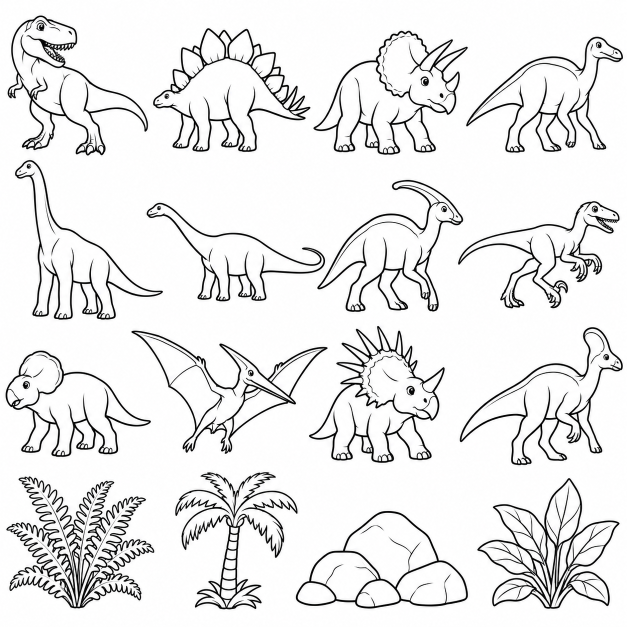
#> input picture art/generated/dino-coloring-shapes.png, 1254 x 1254 px (shown at 1/2 size)
$ python dino_art.py ../art/generated/coloring-stencils/ankylosaurus.png
#> lines starting #> are read from the running program, lines starting #| are printed output that depends on the picture; after the words box and inside, x2 and y2 are one past the last pixel; in counts of white or black regions, pixels touching at a corner belong together
#!/usr/bin/env python3
"""Trace the generated coloring sheets into Dino Colors' vector artwork.

Usage: python3 tools/dino_art.py   (needs libpotrace, as in Inkscape's tracer)

Each dinosaur becomes art/paint/dinoN.svg: a white body path holding its
whole silhouette, under the black ink path of its lines, so a placed
dinosaur covers the scenery behind it. Each scene becomes
art/paint/sceneN.svg, black lines on white paper at 960 by 720. The SVGs
are the only source for every size tools/paint_pages.py makes.
"""
from collections import deque
from functools import cache
import ctypes
import json
from pathlib import Path
import sys

import numpy
from PIL import Image, ImageDraw, ImageFilter

ROOT = Path(__file__).resolve().parents[1]
OUT = ROOT / 'art/paint'
SCENE_SIZE = (960, 720)
# Tracing at a few times the sheet's pixels keeps curves smooth.
DINO_UPSCALE = 3
SCENE_UPSCALE = 2

# Preserve the palm outline joins when the original scenery is traced again.
PALM_OUTLINES = {
    1: [
        '0,0 385,0 385,120 345,247 245,291 0,215',
        '720,0 960,0 960,245 848,245 770,200 720,145',
        '132,89 167,88 98,440 38,453',
        '891,80 925,80 960,321 960,366 922,332',
        '265,268 321,268 321,341 265,341',
        '330,288 389,288 389,371 330,371',
        '710,311 777,311 777,426 710,426',
        '777,229 921,229 921,394 777,394',
    ],
    5: [
        '0,0 360,0 360,181 276,275 146,178 0,225',
        '125,96 174,96 78,473 15,467',
    ],
}
# Remaining narrow breaks are at small palm trunk/leaf joins. Reinforce only
# these joins, preserving the white interiors of the other tiny fronds.
PALM_JOINS = {1: [(269, 316, 8), (371, 348, 10), (843, 284, 8), (857, 283, 12)]}


def palm_outlines(index):
    if index not in PALM_OUTLINES:
        return ''
    polygons = ''.join(f'<polygon points="{points}"/>' for points in PALM_OUTLINES[index])
    return (
        '<!-- Reinforce palm outlines and narrow joins for reliable bucket fills. -->\n'
        '<defs><clipPath id="palm-outlines">' + polygons + '</clipPath></defs>\n'
        '<use xmlns:xlink="http://www.w3.org/1999/xlink" xlink:href="#ink" '
        'clip-path="url(#palm-outlines)" fill="#000" stroke="#000" stroke-width="1.6" '
        'stroke-linejoin="round" stroke-linecap="round"/>\n'
        + ('<defs><clipPath id="palm-joins">' + ''.join(
            f'<circle cx="{x}" cy="{y}" r="{radius}"/>'
            for x, y, radius in PALM_JOINS[index]) + '</clipPath></defs>\n'
           '<use xmlns:xlink="http://www.w3.org/1999/xlink" xlink:href="#ink" '
           'clip-path="url(#palm-joins)" fill="#000" stroke="#000" stroke-width="4" '
           'stroke-linejoin="round" stroke-linecap="round"/>\n' if index in PALM_JOINS else '')
    )

WORD = ctypes.c_ulong
WORD_BITS = ctypes.sizeof(WORD) * 8


class Progress(ctypes.Structure):
    _fields_ = [('callback', ctypes.c_void_p), ('data', ctypes.c_void_p),
                ('min', ctypes.c_double), ('max', ctypes.c_double), ('epsilon', ctypes.c_double)]


class Param(ctypes.Structure):
    _fields_ = [('turdsize', ctypes.c_int), ('turnpolicy', ctypes.c_int), ('alphamax', ctypes.c_double),
                ('opticurve', ctypes.c_int), ('opttolerance', ctypes.c_double), ('progress', Progress)]


class Bitmap(ctypes.Structure):
    _fields_ = [('w', ctypes.c_int), ('h', ctypes.c_int), ('dy', ctypes.c_int), ('map', ctypes.POINTER(WORD))]


class Point(ctypes.Structure):
    _fields_ = [('x', ctypes.c_double), ('y', ctypes.c_double)]


class Curve(ctypes.Structure):
    _fields_ = [('n', ctypes.c_int), ('tag', ctypes.POINTER(ctypes.c_int)), ('c', ctypes.POINTER(Point * 3))]


class Path_(ctypes.Structure):
    pass


Path_._fields_ = [('area', ctypes.c_int), ('sign', ctypes.c_int), ('curve', Curve),
                  ('next', ctypes.POINTER(Path_)), ('childlist', ctypes.POINTER(Path_)),
                  ('sibling', ctypes.POINTER(Path_)), ('priv', ctypes.c_void_p)]


class State(ctypes.Structure):
    _fields_ = [('status', ctypes.c_int), ('plist', ctypes.POINTER(Path_)), ('priv', ctypes.c_void_p)]


POTRACE_CURVETO = 1


@cache
def _potrace():
    # Catalog validation and art fixtures do not trace images. Load the
    # optional native tracer only when artwork is actually regenerated.
    library = ctypes.CDLL('libpotrace.so.0')
    library.potrace_param_default.restype = ctypes.POINTER(Param)
    library.potrace_trace.restype = ctypes.POINTER(State)
    library.potrace_trace.argtypes = [ctypes.POINTER(Param), ctypes.POINTER(Bitmap)]
    return library


def trace(mask, scale_x=1.0, scale_y=1.0):
    """Outline a 1-bit image's set pixels as even-odd SVG path data, y down."""
    potrace = _potrace()
    width, height = mask.size
    dy = (width + WORD_BITS - 1) // WORD_BITS
    rows = numpy.zeros((height, dy * WORD_BITS), dtype=numpy.uint8)
    rows[:, :width] = numpy.asarray(mask.convert('L')) > 0
    # potrace keeps the leftmost pixel in a word's highest bit.
    packed = numpy.packbits(rows, axis=1)
    big = numpy.ascontiguousarray(packed).view(f'>u{WORD_BITS // 8}').reshape(height * dy)
    words = (WORD * (dy * height))(*big.astype(numpy.uint64).tolist())
    bitmap = Bitmap(width, height, dy, words)
    param = potrace.potrace_param_default()
    param.contents.turdsize = 6
    state = potrace.potrace_trace(param, ctypes.byref(bitmap))
    assert state and state.contents.status == 0, 'potrace failed'

    def at(point):
        return f'{point.x * scale_x:.1f} {point.y * scale_y:.1f}'

    data = []
    path = state.contents.plist
    while path:
        curve = path.contents.curve
        data.append('M' + at(curve.c[curve.n - 1][2]))
        for index in range(curve.n):
            segment = curve.c[index]
            if curve.tag[index] == POTRACE_CURVETO:
                data.append(f'C{at(segment[0])} {at(segment[1])} {at(segment[2])}')
            else:
                data.append(f'L{at(segment[1])} {at(segment[2])}')
        data.append('Z')
        path = path.contents.next
    potrace.potrace_state_free(state)
    potrace.potrace_param_free(param)
    return ''.join(data)


def components(image):
    """Connected dark strokes of more than 100 pixels: (size, box, points)."""
    ink = image.convert('L').point(lambda v: 255 if v < 160 else 0)
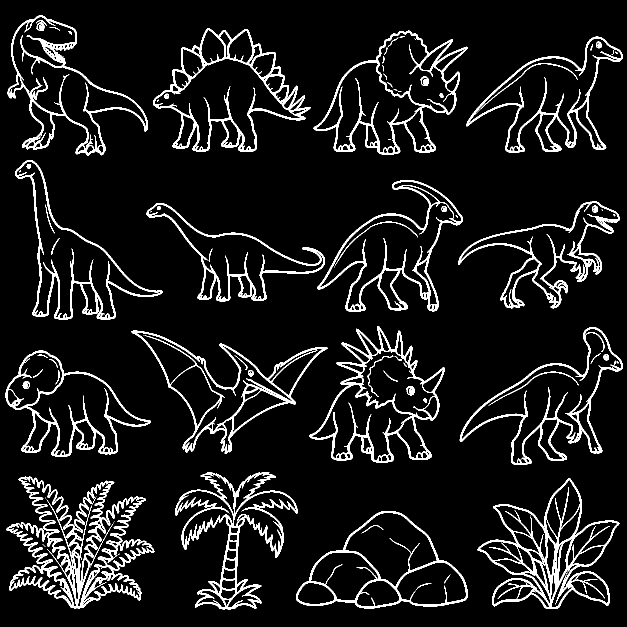
#> ink: PIL image 1254x1254 L (shown at 1/2 size); 8.8% white; 90 white regions (33 under 20 px), largest, box (x1, y1, x2, y2) and area: (13, 953, 309, 1217) 17454, (955, 956, 1239, 1218) 11652, (351, 944, 595, 1219) 10110
    pixels = ink.load()
    width, height = image.size
#> width = 1254; height = 1254
    seen = bytearray(width * height)
    result = []
    for y in range(height):
        for x in range(width):
            if seen[y * width + x] or not pixels[x, y]:
                continue
            seen[y * width + x] = 1
            queue = deque([(x, y)])
            points = []
            while queue:
                xx, yy = queue.popleft()
                points.append((xx, yy))
                for ny in range(max(0, yy - 1), min(height, yy + 2)):
                    for nx in range(max(0, xx - 1), min(width, xx + 2)):
                        if not seen[ny * width + nx] and pixels[nx, ny]:
                            seen[ny * width + nx] = 1
                            queue.append((nx, ny))
            if len(points) > 100:
                box = (min(p[0] for p in points), min(p[1] for p in points),
                       max(p[0] for p in points) + 1, max(p[1] for p in points) + 1)
                result.append((len(points), box, points))
    return result


def silhouette(outline):
    """Everything an outline encloses, outline included."""
    closed = outline.filter(ImageFilter.MaxFilter(7))
    outside = closed.point(lambda v: 0 if v else 255)
    ImageDraw.floodfill(outside, (0, 0), 128)
    body = outside.point(lambda v: 0 if v == 128 else 255)
    # Undo the gap-closing growth so the body ends at the outline's edge.
    return body.filter(ImageFilter.MinFilter(7))


def dinosaur(sheet, component):
    _, (left, top, right, bottom), points = component
    margin = 8
    box = (left - margin, top - margin, right + margin, bottom + margin)
    width, height = (box[2] - box[0]) * DINO_UPSCALE, (box[3] - box[1]) * DINO_UPSCALE
    gray = sheet.crop(box).resize((width, height), Image.Resampling.LANCZOS)
    ink = gray.point(lambda v: 255 if v < 150 else 0)
    outline = Image.new('L', (box[2] - box[0], box[3] - box[1]))
    for x, y in points:
        outline.putpixel((x - box[0], y - box[1]), 255)
    outline = outline.resize((width, height), Image.Resampling.NEAREST)
    # The sheet's single outline, smoothed at the traced size.
    outline = Image.composite(ink, outline, outline.filter(ImageFilter.MaxFilter(5)))
    body = silhouette(outline)
    # Eyes, teeth and inner lines are separate strokes inside the body;
    # strokes of neighboring cells stay outside it.
    lines = Image.composite(ink, Image.new('L', ink.size), body.filter(ImageFilter.MaxFilter(3)))
    return (width, height, trace(body.point(lambda v: 255 if v else 0, mode='1')),
            trace(lines.point(lambda v: 255 if v else 0, mode='1')))


def scene(sheet, index):
    row, column = divmod(index, 2)
    # The sheet draws cell borders up to 9 pixels inside each cell.
    inset = 12
    box = (round(column * sheet.width / 2) + inset, round(row * sheet.height / 3) + inset,
           round((column + 1) * sheet.width / 2) - inset, round((row + 1) * sheet.height / 3) - inset)
    width, height = (box[2] - box[0]) * SCENE_UPSCALE, (box[3] - box[1]) * SCENE_UPSCALE
    gray = sheet.crop(box).resize((width, height), Image.Resampling.LANCZOS)
    ink = gray.point(lambda v: 255 if v < 160 else 0, mode='1')
    # Each landscape fills the whole picture, as the earlier pages did.
    return trace(ink, SCENE_SIZE[0] / width, SCENE_SIZE[1] / height)


def standalone_stencils(indices=None):
    """Trace selected one-based asset IDs, or all standalone stencil sources."""
    manifest = json.loads((ROOT / 'tools/coloring_stencils.json').read_text())
    items = manifest['stencils']
    if indices is not None:
        requested = set(indices)
        unknown = requested - {item['index'] for item in items}
        if unknown:
            raise ValueError(f'Unknown stencil asset IDs: {sorted(unknown)}')
        items = [item for item in items if item['index'] in requested]
    missing = [str(ROOT / 'art/generated/coloring-stencils' / (item['name'] + '.png'))
               for item in items
               if not (ROOT / 'art/generated/coloring-stencils' / (item['name'] + '.png')).is_file()]
    if missing:
        raise FileNotFoundError('Missing stencil PNG inputs:\n' + '\n'.join(missing))
    for item in items:
        index = item['index']
        source = ROOT / 'art/generated/coloring-stencils' / (item['name'] + '.png')
        with Image.open(source) as image:
            rgba = image.convert('RGBA')
            paper = Image.new('RGBA', rgba.size, 'white')
            paper.alpha_composite(rgba)
            ink = paper.convert('L').point(lambda value: 255 if value < 160 else 0)
        bounds = ink.getbbox()
        assert bounds, f'Empty stencil: {source}'
        ink = ink.crop(bounds)
        ink.thumbnail((960, 960), Image.Resampling.LANCZOS)
        margin = 12
        outline = Image.new('L', (ink.width + margin * 2, ink.height + margin * 2))
        outline.paste(ink, (margin, margin))
        body = silhouette(outline)
        width, height = outline.size
        body_path = trace(body.point(lambda value: 255 if value else 0, mode='1'))
        ink_path = trace(outline.point(lambda value: 255 if value >= 128 else 0, mode='1'))
        (OUT / f'dino{index}.svg').write_text(
            f'<svg xmlns="http://www.w3.org/2000/svg" viewBox="0 0 {width} {height}" '
            f'width="{width}" height="{height}">\n'
            f'<path id="body" fill="#fff" fill-rule="evenodd" d="{body_path}"/>\n'
            f'<g id="ink" fill="#000" fill-rule="evenodd">\n'
            f'<path d="{ink_path}"/>\n'
            f'<path d="{body_path}" fill="none" stroke="#000" stroke-width="10" '
            f'stroke-linejoin="round"/>\n</g>\n</svg>\n')
    print(f'Traced {len(items)} individual stencils.')


def main():
    OUT.mkdir(exist_ok=True)
    if '--stencils-only' in sys.argv:
        standalone_stencils()
        return
    sheet = Image.open(ROOT / 'art/generated/dino-coloring-shapes.png').convert('L')
    found = components(sheet)
#> found = 27 items
    for index in range(12):
        row, column = divmod(index, 4)
        candidates = [item for item in found if
                      column * sheet.width / 4 <= (item[1][0] + item[1][2]) / 2 < (column + 1) * sheet.width / 4 and
                      row * sheet.height / 4 <= (item[1][1] + item[1][3]) / 2 < (row + 1) * sheet.height / 4]
        assert candidates, f'Missing complete dinosaur {index + 1}'
        width, height, body, ink = dinosaur(sheet, max(candidates, key=lambda item: item[0]))
        (OUT / f'dino{index + 1}.svg').write_text(
            f'<svg xmlns="http://www.w3.org/2000/svg" viewBox="0 0 {width} {height}" '
            f'width="{width}" height="{height}">\n'
            f'<path id="body" fill="#fff" fill-rule="evenodd" d="{body}"/>\n'
            f'<path id="ink" fill="#000" fill-rule="evenodd" d="{ink}"/>\n</svg>\n')
#> this loop made 12 passes
#> (width, height) on passes 1 to 12: (891, 888), (993, 792), (975, 795), (990, 744), (936, 1005), (1119, 639), (921, 840), (1017, 693), (921, 687), (1224, 789), (861, 870), (1029, 876)
#> pass 1, in dinosaur, `outline = outline.resize((width, height), Image.Resampling.NEAREST)`:
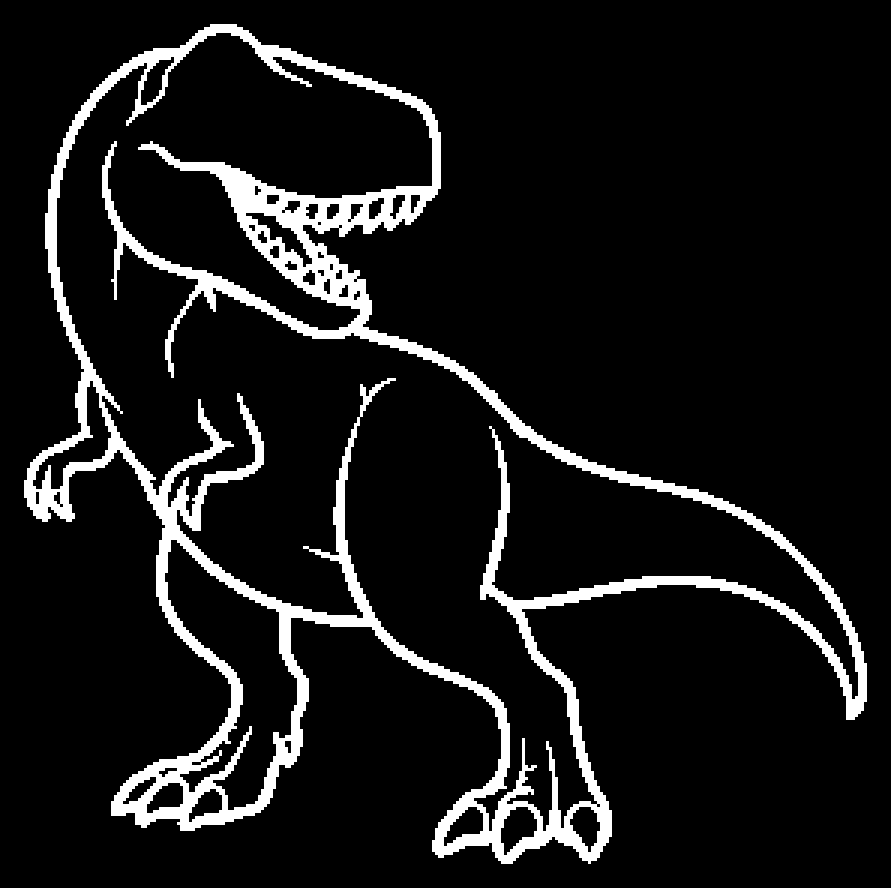
#> outline: PIL image 891x888 L; 9.2% white; 1 white region, box (x1, y1, x2, y2) and area: (24, 24, 867, 864) 72666
    scenery = Image.open(ROOT / 'art/generated/dino-coloring-scenery.png').convert('L')
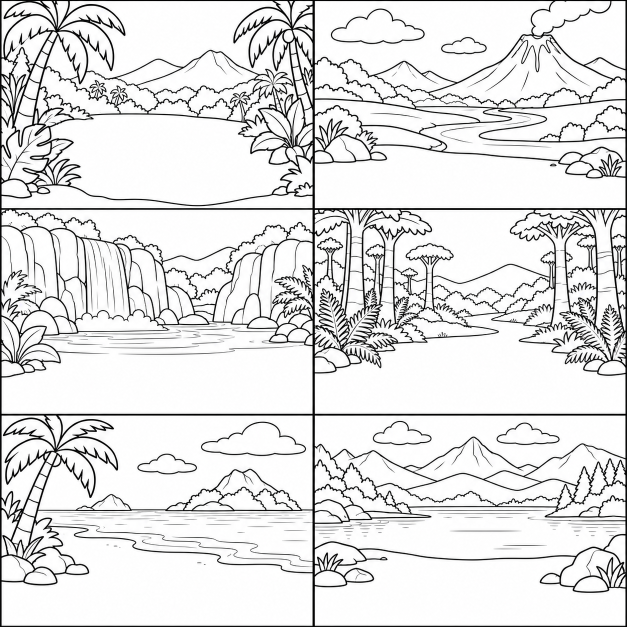
#> input picture art/generated/dino-coloring-scenery.png, 1254 x 1254 px (shown at 1/2 size)
    width, height = SCENE_SIZE
    for index in range(6):
        (OUT / f'scene{index + 1}.svg').write_text(
            f'<svg xmlns="http://www.w3.org/2000/svg" viewBox="0 0 {width} {height}" '
            f'width="{width}" height="{height}">\n'
            f'<rect width="{width}" height="{height}" fill="#fff"/>\n'
            f'<path id="ink" fill="#000" fill-rule="evenodd" d="{scene(scenery, index)}"/>\n'
            + palm_outlines(index + 1) + '</svg>\n')
#> this loop made 6 passes
#> pass 1, in scene, `gray = sheet.crop(box).resize((width, height), Image.Resampling.LANCZOS)`:
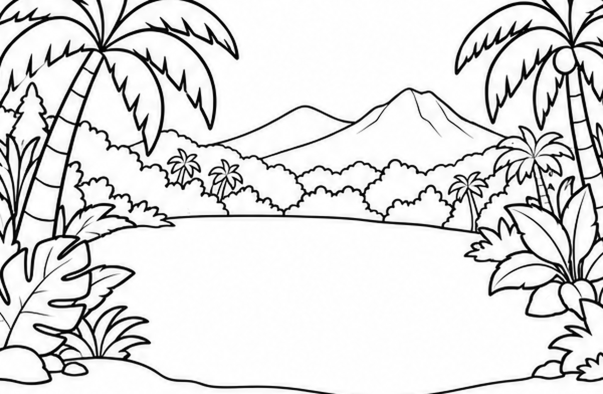
#> gray: PIL image 1206x788 L (shown at 1/2 size); min 0, max 255, mean 221.6
#> pass 1, in scene, `ink = gray.point(lambda v: 255 if v < 160 else 0, mode='1')`:
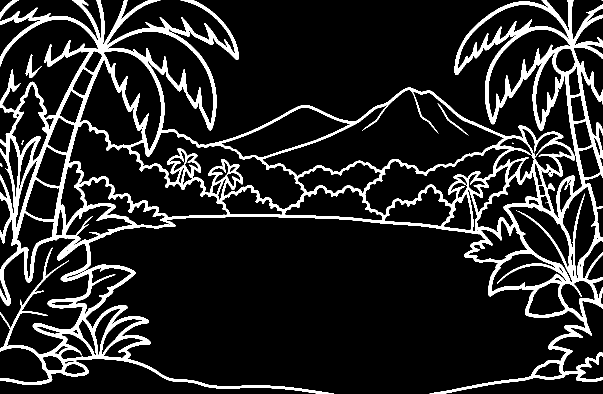
#> ink: PIL image 1206x788 1 (shown at 1/2 size); 13.9% white; 12 white regions (5 under 20 px), largest, box (x1, y1, x2, y2) and area: (0, 0, 1206, 788) 131326, (51, 108, 84, 156) 450, (0, 0, 37, 39) 317
#> pass 1, in trace (call 25), `packed = numpy.packbits(rows, axis=1)`:
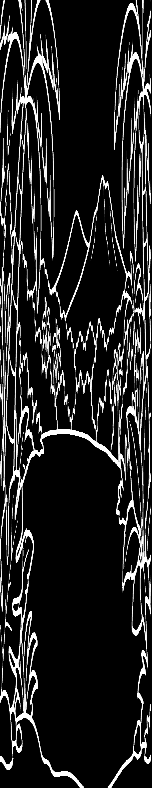
#> packed: shape (788, 152); min 0, max 255, mean 35.1
#> pass 2, in scene (call 2), `gray = sheet.crop(box).resize((width, height), Image.Resampling.LANCZOS)`:
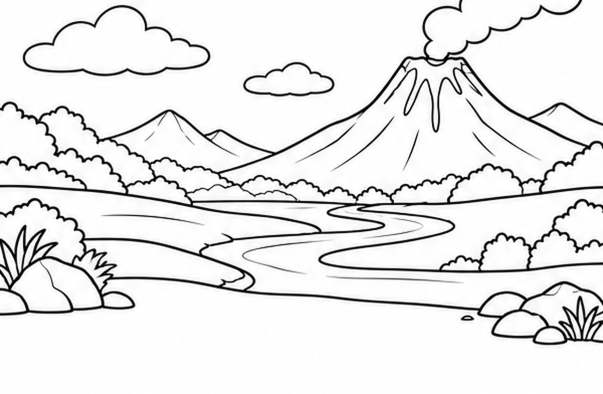
#> gray: PIL image 1206x788 L (shown at 1/2 size); min 0, max 255, mean 233.4
    standalone_stencils()
#> (reads tools/coloring_stencils.json from the repository)
    print('Traced twelve dinosaurs and six scenes into art/paint.')


if __name__ == '__main__':
#> (the run stopped early here; a loop or call above may not have finished)
